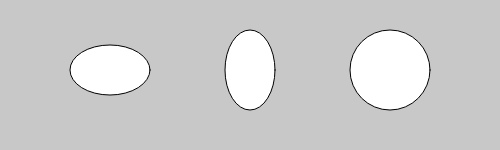
Frame 1 (no input)
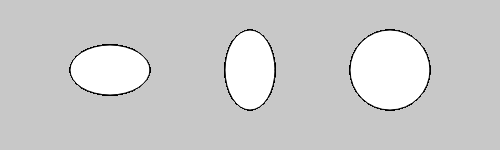
Frame 60 (no input)
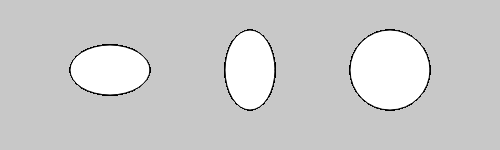
Frame 120 (the mouse pressed at the canvas centre since frame 60)

The p5.js sketch that drew these frames (run headless with seeded random() and noise() and a simulated clock; from frame 60 on, the mouse is pressed at the canvas centre):

// p5.js sketch
// ── sketch.js
function setup() {
	createCanvas(500, 150);
	background(200);
}
function draw() {
	ellipse(110, 70, 80, 50);
	ellipse(250, 70, 50, 80);
	ellipse(390, 70, 80, 80);
}
